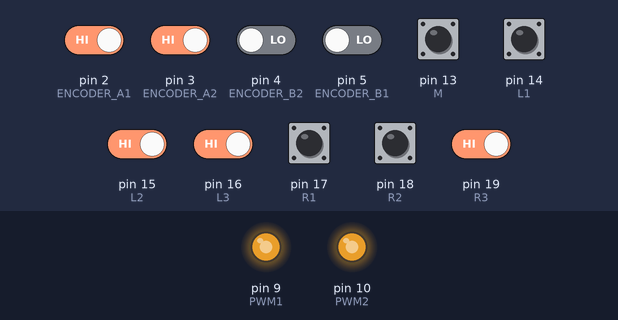
The sketch below on a simulated Arduino Uno, built with avr-gcc and run on an emulated ATmega328P. Shown: output pins drawn as LEDs (lit = HIGH). Inputs (shaded band) come from the test bench; at power-on: pin 2 (ENCODER_A1), pin 3 (ENCODER_A2), pin 13 (M), pin 14 (L1), pin 15 (L2), pin 16 (L3), pin 17 (R1), pin 18 (R2), pin 19 (R3) HIGH, pin 4 (ENCODER_B2), pin 5 (ENCODER_B1) LOW. What the sketch prints to the serial monitor is not drawn.

Above: at 1.2 s.
1.3 s: pin 15 (L2) driven LOW
3.0 s: pin 3 (ENCODER_A2) driven LOW
At 3.6 s:
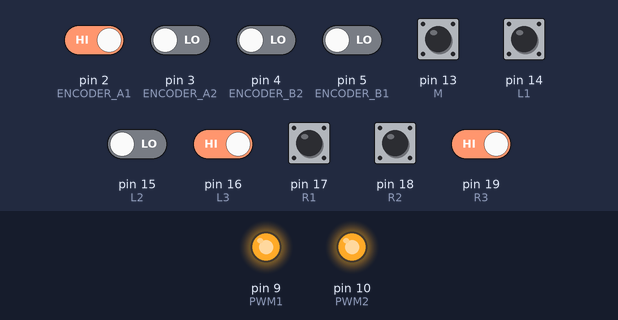
6.0 s: pin 16 (L3) driven LOW
At 6.7 s:
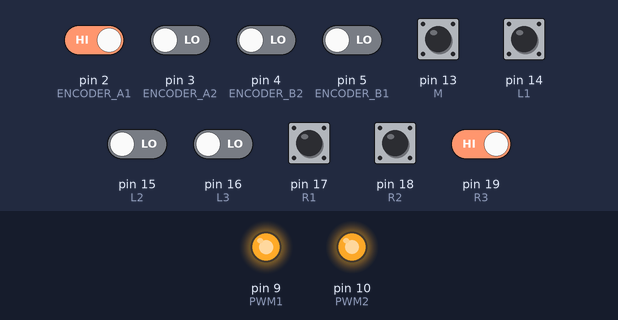
7.5 s: pin 19 (R3) driven LOW
At 7.8 s:
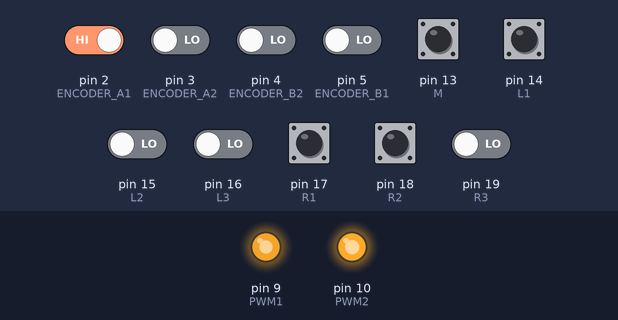
9.0 s: pin 2 (ENCODER_A1) driven LOW
At 10.1 s:
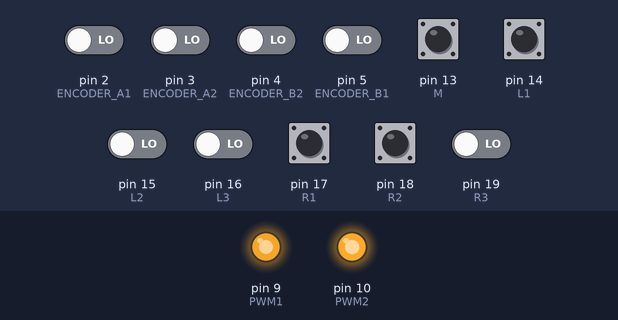
Timing chart, 0 to 11.5 s (numbered marks = the images above; inputs shaded):
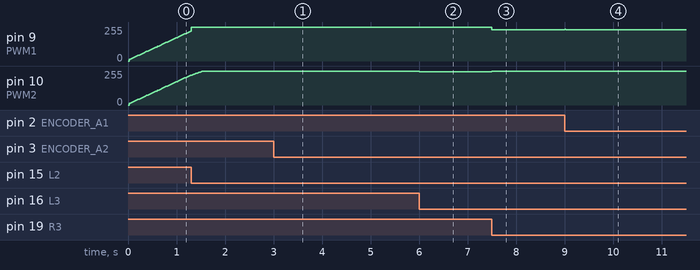

Measured:
- after the input at 3.0 s, pin 10 (PWM2): 255/255 → 252/255 at once, → 255/255 0.02 s later
- after the input at 6.0 s, pin 10 (PWM2): 255/255 → 250/255 at once
- after the input at 7.5 s, pin 9 (PWM1): 255/255 → 234/255 at once; pin 10 (PWM2): 250/255 → 255/255 at once
- after the input at 9.0 s, pin 9 (PWM1): 234/255 → 236/255 at once

The sketch:

test.ino
```cpp
#include<MsTimer2.h>//定时器库的头文件
//--------------定义管脚----------
#define ENCODER_A1 2 //电机1
#define ENCODER_B1 5
#define ENCODER_A2 3 //电机2
#define ENCODER_B2 4
#define PWM1 9
#define PWM2 10
#define L1 14   //左红外
#define L2 15
#define L3 16
#define R1 17   //右红外
#define R2 18
#define R3 19
#define M 13 //中红外

//----------------定义常值------------
#define PERIOD 20
#define Kp 7.0
#define Ti 50.0
#define Td 10.0

//-----------全局变量----------
float target1 = 2.0, t1; //左保守
float target2 = 2.0, t2; //右速度
volatile long encoderVal1;//编码器1值
float velocity1;//转速1
volatile long encoderVal2;//编码器2值
float velocity2;//转速2
float T = PERIOD;
float q0 = Kp * (1 + T / Ti + Td / T);
float q1 = -Kp * (1 + 2 * Td / T);
float q2 = Kp * Td / T;
float u1, ek11, ek12;
float u2, ek21, ek22;
//-----------------测试与转向---------

#define V 6.0 //基础速度

void control(void)
{
  if (digitalRead(M) == LOW)
  {
    target1 = V;
    target2 = V;
  }
  if (digitalRead(L1) == LOW) //低右转
  {
    target1 = V * 0.9;
    target2 = V * 0.5;
  }
  if ( digitalRead(R1) == LOW) //低左转
  {
    target1 = V * 0.5;
    target2 = V * 0.9;
  }
  if ( digitalRead(L2) == LOW) //中右转
  {
    target1 = V * 0.75;
    target2 = V * 0.15;
  }
  if (digitalRead(R2) == LOW) //中左转
  {
    target1 = V * 0.15;
    target2 = V * 0.75;
  }
  if ( digitalRead(L3) == LOW) //直角右转
  {
    target1 = 0.65 * V;
    target2 = 0;
  }
  if (digitalRead(R3) == LOW) //直角左转
  {
    target1 = 0;
    target2 = 0.65 * V;
  }
  target1 = target1 * 0.6 + t1 * 0.4;
  target2 = target2 * 0.6 + t2 * 0.4;

  velocity1 = (encoderVal1 / 780.0) * 3.1415 * 2.0 * (1000 / PERIOD);
  encoderVal1 = 0;
  velocity2 = (encoderVal2 / 780.0) * 3.1415 * 2.0 * (1000 / PERIOD);
  encoderVal2 = 0;
  int output1 = pidController1(target1, velocity1);
  analogWrite(PWM1, abs(output1));
  int output2 = pidController2(-target2, velocity2);
  if (output2 < 0)
    analogWrite(PWM2, abs(output2));
  t1 = target1;
  t2 = target2;
}
//-------主函数----------


void setup() {
  //9, 10两个管脚的PWM由定时器TIMER1产生，这句程序改变PWM的频率，勿删
  TCCR1B = TCCR1B & B11111000 | B00000001 ;
  MsTimer2::set(PERIOD, control);
  MsTimer2::start();
  pinMode( ENCODER_A1, INPUT);
  pinMode( ENCODER_B1, INPUT);
  pinMode( ENCODER_A2, INPUT);
  pinMode( ENCODER_B2, INPUT);
  attachInterrupt(0, getEncoder1, CHANGE);
  attachInterrupt(1, getEncoder2, CHANGE);
  Serial.begin (9600);
  pinMode(PWM1, OUTPUT);
  pinMode(PWM2, OUTPUT);
  pinMode(R1, INPUT);
  pinMode(R2, INPUT);
  pinMode(R3, INPUT);
  pinMode(L1, INPUT);
  pinMode(L2, INPUT);
  pinMode(L3, INPUT);
  pinMode(M, INPUT);
}
void loop() {
  Serial.print (velocity1); Serial.print("\t" );
  Serial.println(velocity2);
  //Serial.print("\n");
  //Serial.print1n(u2);
  //Serial.print1n(u2);
}
//----------编码器中断函数------
void getEncoder1(void)
{
  if (digitalRead(ENCODER_A1) == LOW)
  {
    if (digitalRead(ENCODER_B1) == LOW)
      encoderVal1--;
    else
      encoderVal1++;
  }
  else
  {
    if (digitalRead(ENCODER_B1) == LOW)
      encoderVal1++;
    else
      encoderVal1--;
  }
}
void getEncoder2(void)
{
  if (digitalRead(ENCODER_A2) == LOW)
  {
    if (digitalRead(ENCODER_B2) == LOW)
      encoderVal2--;
    else
      encoderVal2++;
  }
  else
  {
    if (digitalRead(ENCODER_B2) == LOW)
      encoderVal2++;
    else
      encoderVal2--;
  }
}

//----PID控制器
int pidController1(float targetVelocity, float currentVelocity)
{
  float ek10;
  ek10 = targetVelocity - currentVelocity;
  u1 = u1 + q0 * ek10 + q1 * ek11 + q2 * ek12;
  if (u1 > 255)
    u1 = 255;
  if (u1 < -255)
    u1 = -255;
  ek12 = ek11;
  ek11 = ek10;
  return (int)u1;
}
int pidController2(float targetVelocity, float currentVelocity)
{
  float ek20;
  ek20 = targetVelocity - currentVelocity;
  u2 = u2 + q0 * ek20 + q1 * ek21 + q2 * ek22;
  if (u2 > 255)
    u2 = 255;
  if (u2 < -255)
    u2 = -255;
  ek22 = ek21;
  ek21 = ek20;
  return (int)u2;
}
```
